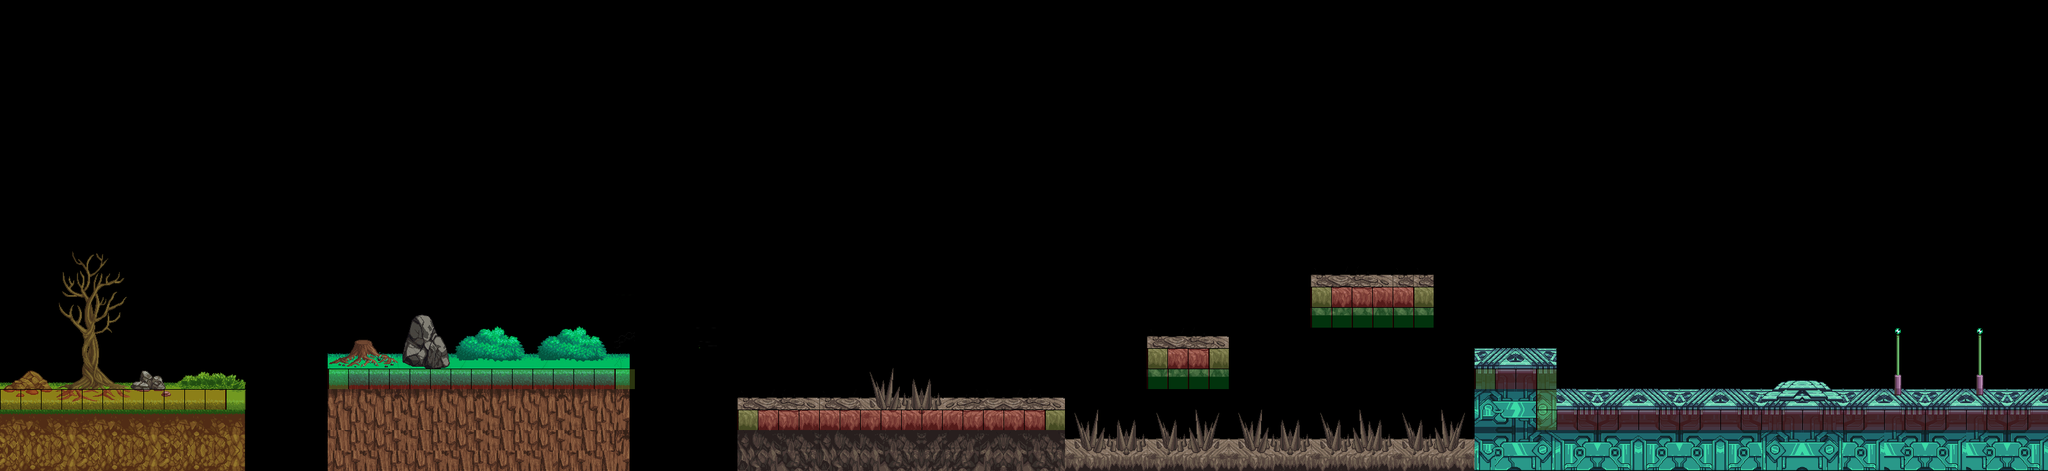

A 2D game scene composited from a Tiled map and its tileset images. What follows is a short description and the map's XML, with each tile layer's data collapsed to a summary:
An orthogonal 100x23 tile map with 32x32 px tiles, 3 tile layers (Tile Layer 1, physics, physics_wall), 2 tilesets and 6 objects (4x 4, 1, 9).

<map version="1.0" tiledversion="1.1.1" orientation="orthogonal" renderorder="right-down" width="100" height="23" tilewidth="32" tileheight="32" infinite="0" nextobjectid="14">
 <tileset firstgid="1" name="level0" tilewidth="32" tileheight="32" tilecount="1980" columns="60">
  <image source="tileset/level0.png" width="1920" height="1080" />
 </tileset>
 <tileset firstgid="1981" name="meta_tiles" tilewidth="32" tileheight="32" tilecount="2" columns="2">
  <image source="tileset/meta_tiles.png" width="67" height="34" />
 </tileset>
 <layer name="Tile Layer 1" width="100" height="23">
  <data>[2300 cells, 609 non-empty, 283 distinct tile ids]</data>
 </layer>
 <layer name="physics" width="100" height="23">
  <data>[2300 cells, 83 non-empty, 1 distinct tile ids]</data>
 </layer>
 <objectgroup name="objectPos">
  <object id="3" name="mc" type="1" x="35.6667" y="533" width="46" height="70" />
  <object id="5" type="4" x="1493.33" y="542.667" width="41.3333" height="84">
   <properties>
    <property name="_maxPos" type="int" value="1609" />
    <property name="_minPos" type="int" value="1168" />
   </properties>
  </object>
  <object id="10" type="4" x="894" y="478" width="41.3333" height="84">
   <properties>
    <property name="_maxPos" type="int" value="934" />
    <property name="_minPos" type="int" value="516" />
   </properties>
  </object>
  <object id="11" type="4" x="2182" y="355.334" width="41.3333" height="84">
   <properties>
    <property name="_maxPos" type="int" value="2182" />
    <property name="_minPos" type="int" value="2054" />
   </properties>
  </object>
  <object id="12" type="4" x="2612.33" y="525.667" width="41.3333" height="84">
   <properties>
    <property name="_maxPos" type="int" value="2910" />
    <property name="_minPos" type="int" value="2487" />
   </properties>
  </object>
  <object id="13" name="cp" type="9" x="1835" y="497" width="33" height="39" />
 </objectgroup>
 <layer name="physics_wall" width="100" height="23">
  <data>[2300 cells, 23 non-empty, 1 distinct tile ids]</data>
 </layer>
</map>
